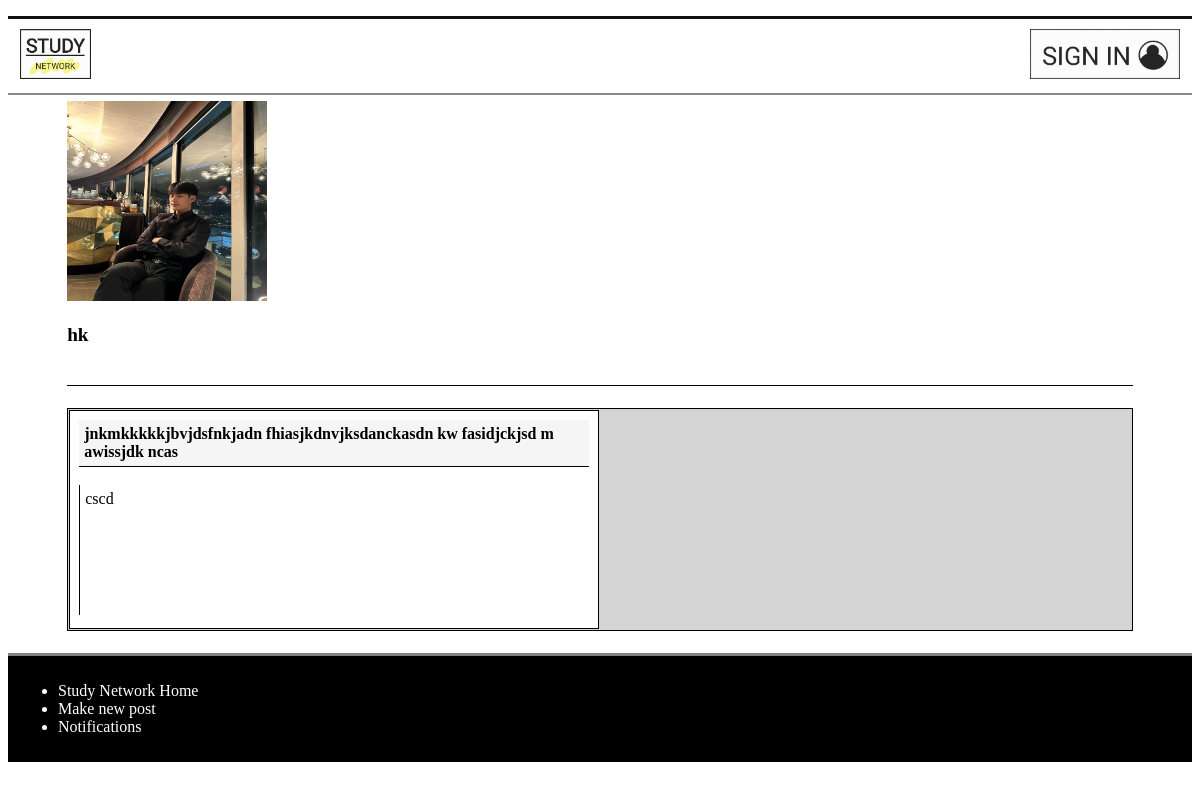
Page /profile/20 on the earlier database version.
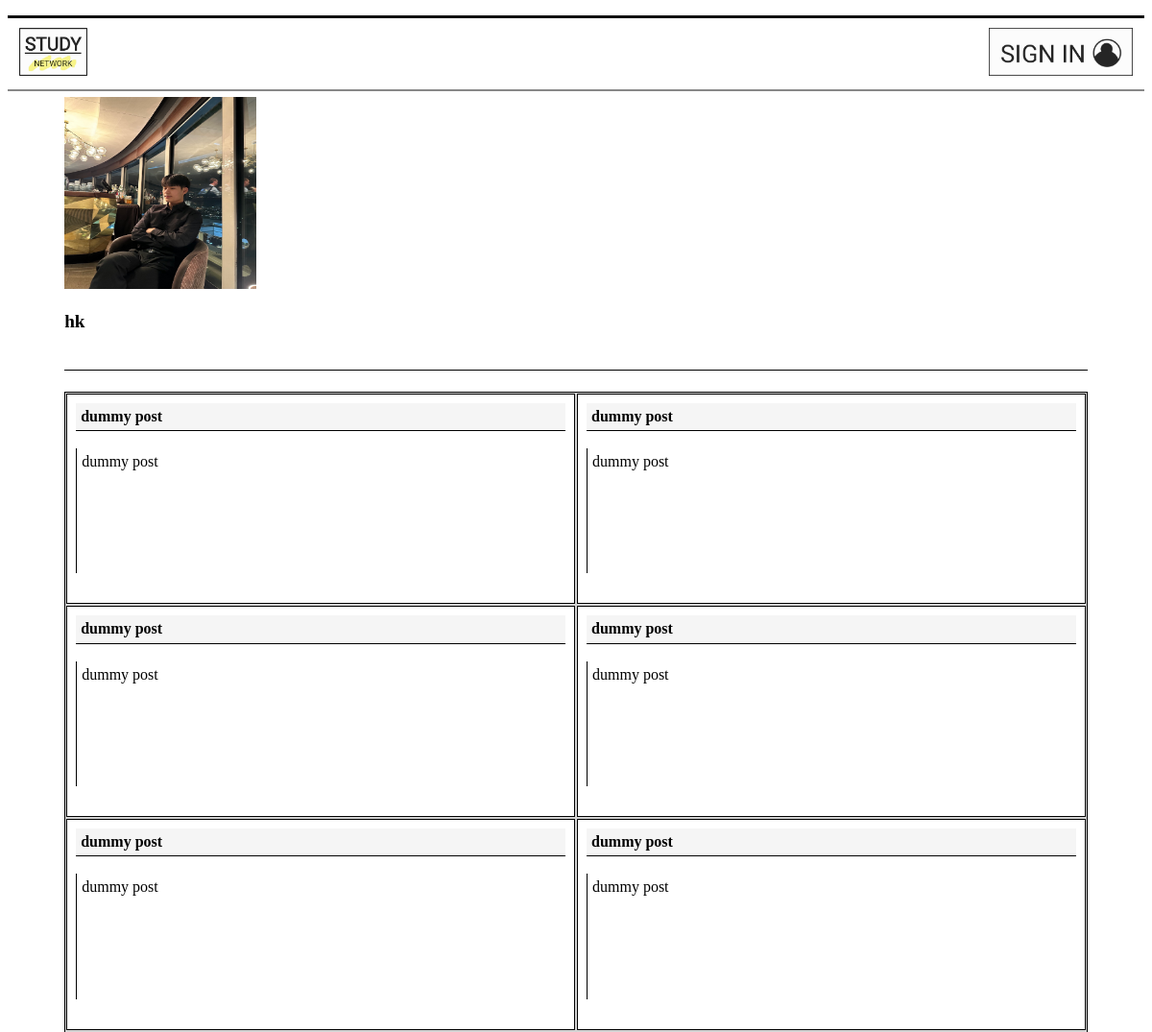
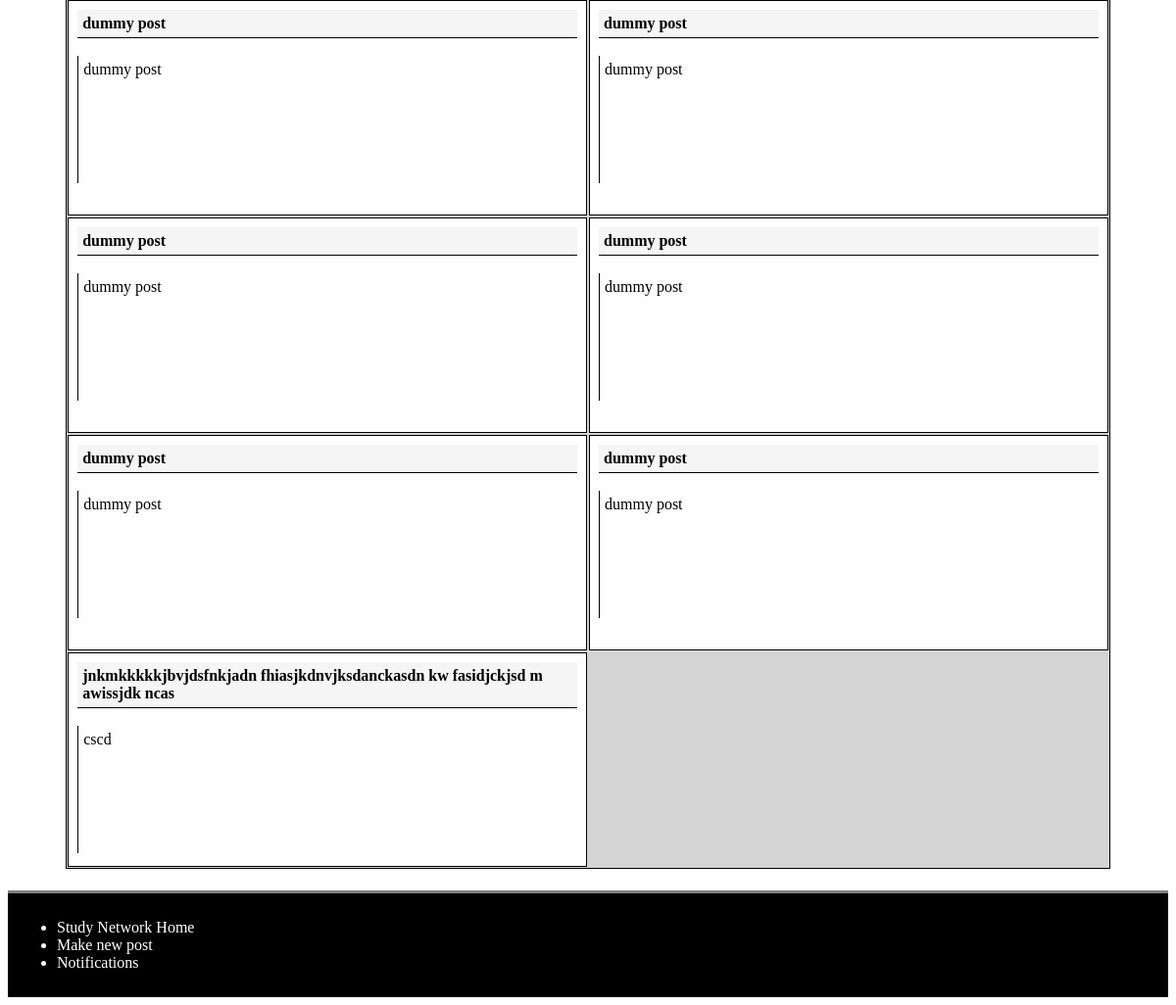
Same page on the later database version (2 pictures, top to bottom).
### models.py (models this page shows)
class Post(db.Model):
    __tablename__ = 'Post'
    id = db.Column(db.Integer, primary_key=True)
    title = db.Column(db.Text)
    discussion = db.Column(db.Text)
    date = db.Column(db.Integer)
    comments = db.Column(db.Integer)
    user_id = db.Column(db.Integer, db.ForeignKey('User.id'))
    likes = db.Column(db.Integer)
    post_user = db.relationship('User', back_populates='user_post')
    replies_post = db.relationship('Reply', secondary=PostReply, back_populates='posts_reply')
    categories_post = db.relationship('Category', secondary=PostCategory, back_populates='posts_category')
    notifications_post = db.relationship('Notification', back_populates='posts_notification')
    posts = db.relationship('Comment', back_populates='user')

### main.py (the view)
@app.route('/profile/<int:id>', methods=['GET', 'POST'])
def profile(id):
    form = ImageUpload()
    user_info = models.User.query.filter_by(id = id).first_or_404()
    post_info = models.Post.query.filter_by(user_id = id).order_by(desc(models.Post.id)).all()
    if g.logged_in_user:
        if form.validate_on_submit():
            new_image_file = form.image.data
            if new_image_file:
                image_filename = f'user_{user_info.id}.jpg'  # Create the filename
                image_path = os.path.join(app.static_folder, 'profiles', image_filename)
                with open(image_path, 'wb') as image_file:
                    image_file.write(new_image_file.read())
        logged_in_user_info = models.User.query.filter_by(id = session['logged_in_user']).first_or_404()
        return render_template('profile.html', user=user_info, post=post_info, loginuser=logged_in_user_info, form=form)
    else:
        return render_template('profile.html', user=user_info, post=post_info)

### main.py (called while the page is built)
@app.context_processor
def notification_processor():
    if  g.logged_in_user:
        num_notification = models.Notification.query.filter_by(user_id = session['logged_in_user']).all()
        if len(num_notification) > 99:
            return dict(num_notification = '99..') #When the number of notification is too big, it just shows 99+.
        else:
            return dict(num_notification = len(num_notification))
    else:
        return dict(num_notification = 'No one is logged in')

@app.before_request
def before_request():
    g.logged_in_user = None
    if 'logged_in_user' in session:
        g.logged_in_user = session['logged_in_user']

### templates/profile.html (shortened to what this page needs)
{% extends 'layout.html' %}
{% block content %}
<main>
<div class='personal_info'>
<img src='/static/profiles/user_{{user.id}}.jpg' alt='profile pic' width='200px' height='200px'>
<p class='username'><strong>{{ user.username }}</strong></p>
</div>
<div class='profile' id='pro'>
{% if post %}
    {% for each_post in post %}
        {% if g.logged_in_user %}
            <p><a href='/delete_post/{{each_post.id}}'><img id=manageProfile src='/static/logo/red X.jpg' alt='click to delete'></a>
                <a class='title' href='/comment/{{each_post.id}}'><strong>{{each_post.title}}</strong></a><br>
            <a class='discussion' href='/comment/{{each_post.id}}'>{{each_post.discussion}}</a></p>
        {% else %}
            <p><a class='title' href='/signin'><strong>{{each_post.title}}</strong></a><br>
            <a class='discussion' href='/signin'>{{each_post.discussion}}</a></p>
        {% endif %}
    {% endfor %}
</div>
{% else %}
    <p>There are no posts to display</p>
{% endif %}
</main>
{% endblock %}

Differences in the rows shown:
added Post: title "dummy post", discussion "dummy post"
added Post: title "dummy post", discussion "dummy post"
added Post: title "dummy post", discussion "dummy post"
added Post: title "dummy post", discussion "dummy post"
added Post: title "dummy post", discussion "dummy post"
added Post: title "dummy post", discussion "dummy post"
added Post: title "dummy post", discussion "dummy post"
added Post: title "dummy post", discussion "dummy post"
added Post: title "dummy post", discussion "dummy post"
added Post: title "dummy post", discussion "dummy post"
added Post: title "dummy post", discussion "dummy post"
added Post: title "dummy post", discussion "dummy post"
